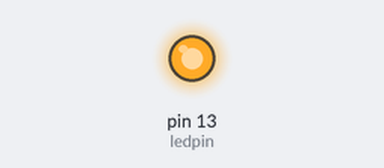
A sketch run on a simulated Arduino Uno, built with avr-gcc and run on an emulated ATmega328P. Parts: output pins drawn as LEDs (lit = HIGH).

Above: at 0.3 s.
At 37.35 s:
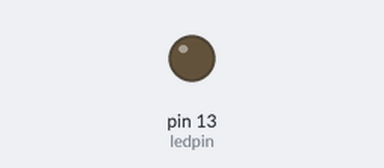
Timing chart, 0 to 38.7 s (numbered marks = the images above):
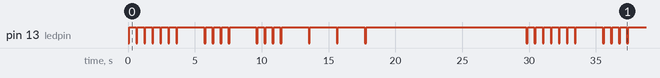

Measured:
- by itself, pin 13 (ledpin): moves between LOW and HIGH, repeating every 29.8 s
- by itself, everything shown: repeats every 29.8 s, in 36 steps

The sketch:

arduino_01.ino
```cpp
#define ERROR -1
typedef bool MODE;
int ledpin=13;//定义数字接口13
void setup() {
  // 设置的代码放这, 运行一次:
  pinMode(ledpin,OUTPUT);
}
const int Moers[36][5]={{0,1,3,3,3},
                  {1,0,0,0,3},
                  {1,0,1,0,3},
                  {1,0,0,3,3},
                  {0,3,3,3,3},
                  {0,0,1,0,3},
                  {1,1,0,3,3},
                  {0,0,0,0,3},
                  {0,0,3,3,3},
                  {0,1,1,1,3},
                  {1,0,1,3,3},
                  {0,1,0,0,3},
                  {1,1,3,3,3},
                  {1,0,3,3,3},
                  {1,1,1,0,0},
                  {0,1,1,0,3},
                  {1,1,0,1,3},
                  {0,1,0,3,3},
                  {0,0,0,3,3},
                  {1,3,3,3,3},
                  {0,0,1,3,3},
                  {0,0,0,1,3},
                  {0,1,1,3,3},
                  {1,0,0,1,3},
                  {1,0,1,1,3},
                  {1,1,0,0,3},
                  {0,1,1,1,1},
                  {0,0,1,1,1},
                  {0,0,0,1,1},
                  {0,0,0,0,1},
                  {0,0,0,0,0},
                  {1,0,0,0,0},
                  {1,1,0,0,0},
                  {1,1,1,0,0},
                  {1,1,1,1,0},
                  {1,1,1,1,1}};
const char achar[36]={'A','B','C','D','E','F','G','H','I','J','K','L','M','N','O','P','Q','R','S','T','U','V','W','X','Y','Z','0','1','2','3','4','5','6','7','8','9'};
//control light
void Con_Light(bool sq)
{
  //sq = 0 :short  1000ms
  //sq = 1 :long   3000ms
  //digitalWrite(13,HIGH)
  //delay( /ms)
  if(sq)  //long
  {
    digitalWrite(ledpin,LOW);
    delay(100);
    digitalWrite(ledpin,HIGH);
    delay(2000);
  }
  else
  {
    digitalWrite(ledpin,LOW);
    delay(100);
    digitalWrite(ledpin,HIGH);
    delay(500);
  }
}

//find word you want put
int FindLine(char a)
{
  int i =0;
  while(a!='#')
  {
    if(achar[i] == a)
    {
      return i;
    }
    i++;
  }
  return ERROR;  //stand for error;
}
void Put_Light(int j)
{
  for(int i=0;i<5;i++)
  {
    if(Moers[j][i] == 3) break;
    else
    {
      Con_Light(Moers[j][i]);
    }
  }
}
void end()
{
  digitalWrite(ledpin,HIGH);
  delay(10000);
}
void loop() {
  // 主代码, 重复运行:
  char s[5] = "HELL0#";
  for(int i=0;i<5;i++)
  {
    Put_Light(FindLine(s[i]));
  }
  end();
}
```
